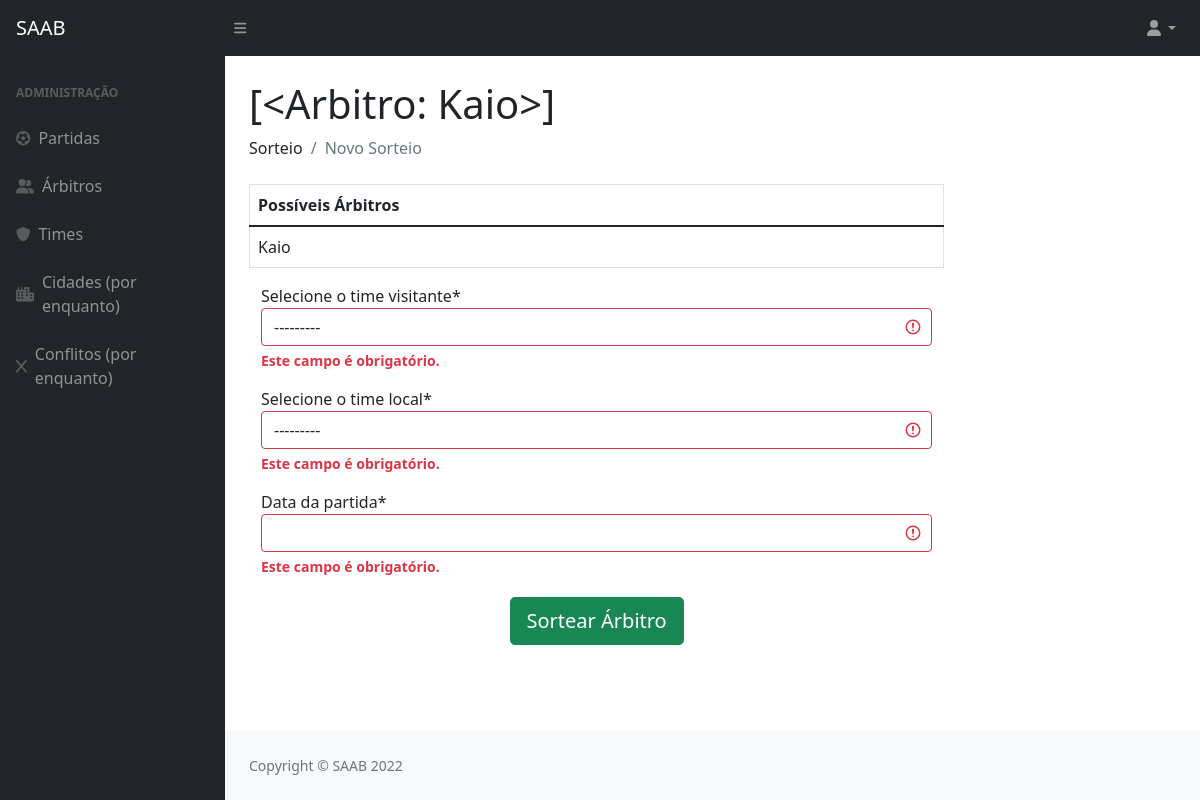
The app's page /sorteio/, older data.
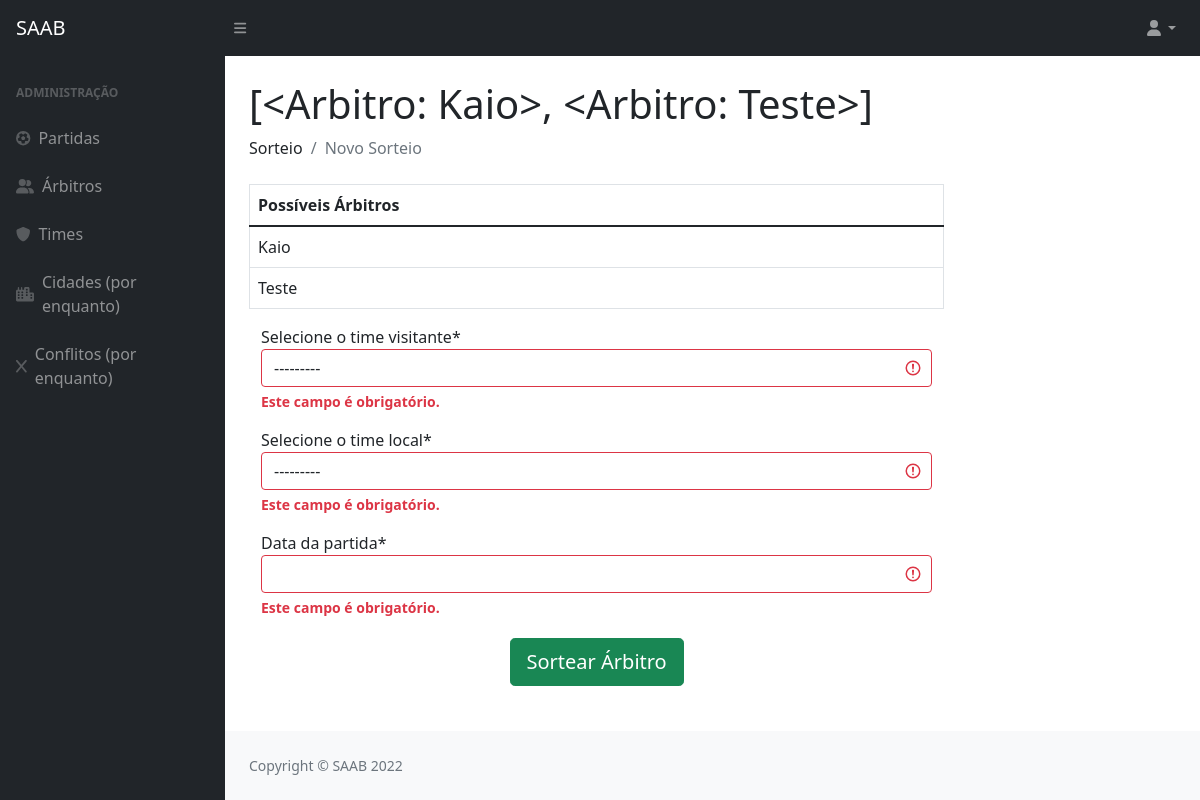
The same page, newer data.
### privado/models.py (models this page shows)
class Arbitro(models.Model):
    codigo = models.AutoField(primary_key=True)
    datanasc = models.DateField()
    cidade = models.ForeignKey(Cidade, on_delete=models.CASCADE)
    nome = models.CharField(max_length=100)
    formafisica = models.BooleanField()
    def __str__(self):
        return (self.nome)

### privado/views.py (the view, shortened to what this page needs)
# urls.py: path('sorteio/', sorteio, name="url_sorteio"),
def sorteio(request):
    formPartida = PartidaForm(request.POST, request.FILES)
    pacote = {}
    arbt = Arbitro.objects.all()
    resultado = []
    aux = -1
    aux2 = 0
    ganhador = []
    ganhador.append(0)
    lista_notas_juizes = []
    for i in arbt:
        print(arbt)
        pontos = 0
        ContDe= DeclaracaoArbitro.objects.filter(arbitro = i).count()
        ContDenun= DenunciaArbitro.objects.filter(arbitro = i).count()
        ContVp= VidapubliArbitro.objects.filter(arbitro = i).count()
        ContDoc= DocumentoArbitro.objects.filter(arbitro = i).count()
        if (i.formafisica == False):
            pontos = pontos+1
        if(ContDe > 0):
            pontos = pontos + (ContDe*2)
        if (ContDenun > 0):
            pontos = pontos + (ContDenun*3)
        if (ContVp > 0):
            pontos = pontos + (ContVp*4)
        if (ContDoc > 0):
            pontos = pontos + (ContDoc*5)
        aux = aux +1
        aux2 = aux
        tupla_juiz_nota= (i, pontos)
        lista_notas_juizes.append(tupla_juiz_nota)
    print(lista_notas_juizes)
    lista_notas_juizes_ordenada = sorted(lista_notas_juizes, key=lambda tup: tup[1])
    tupla_primeiro_juiz = lista_notas_juizes_ordenada[0]
    menor_nota = tupla_primeiro_juiz[1]
    resultado_final = []
    print(resultado_final)
    for juiz_tupla in lista_notas_juizes_ordenada:
        if juiz_tupla[1] == menor_nota:
            resultado_final.append(juiz_tupla[0])
    print(resultado_final)
    pacote = {"FormPartida": formPartida, "ganhador": resultado_final}
    return render(request, "SAAB/sorteio.html", pacote)

### privado/form.py
class PartidaForm(django_forms.Form):
    visitante = django_forms.ModelChoiceField(queryset=Time.objects.all(), label="Selecione o time visitante")
    local = django_forms.ModelChoiceField(queryset=Time.objects.all(), label="Selecione o time local")
    data = django_forms.DateField(label="Data da partida")

### privado/models.py (called while the page is built)
    def __str__(self):
        return (self.nome)

### privado/templates/SAAB/sorteio.html (shortened to what this page needs)
{% extends 'SAAB/layout.html' %}
{% block conteudo %}
{% load static %}
{% load crispy_forms_tags %}
<!DOCTYPE html>
<html>
    <head>
    </head>
        <body>
        <h1 class="mt-4">{{ ganhador }}</h1>
        <ol class="breadcrumb mb-4">
            <li class="breadcrumb-item">Sorteio</li>
            <li class="breadcrumb-item active">Novo Sorteio</li>
        </ol>
        <form method="post" class="w-75">
            <div class="w-100 container mt-2">
                <div class="row">
                    <table class="table table-bordered col-sm">
                        <thead>
                            <tr>
                                <th>Possíveis Árbitros</th>
                            </tr>
                        </thead>
                        {% for i in ganhador %}
                            <tr>
                                <td>{{ i.nome }}</td>
                            </tr>
                        {% endfor %}
                    </table>
                    <form method="post" class="w-75">
                        {{ FormPartida|crispy }}
                        <div class="col-sm text-center"><button type="submit" class="mt-1 btn btn-success btn-lg">Sortear Árbitro</button></div>
                    </form>
                </div>
            </div>
        </form>
    </body>
</html>
{% endblock %}

Row changes from the older to the newer data that the page shows:
computed for Arbitro "Kaio": nome.nome "[<Arbitro: Kaio>]" → "[<Arbitro: Kaio>, <Arbitro: Teste>]"
added Arbitro: nome "Teste"
